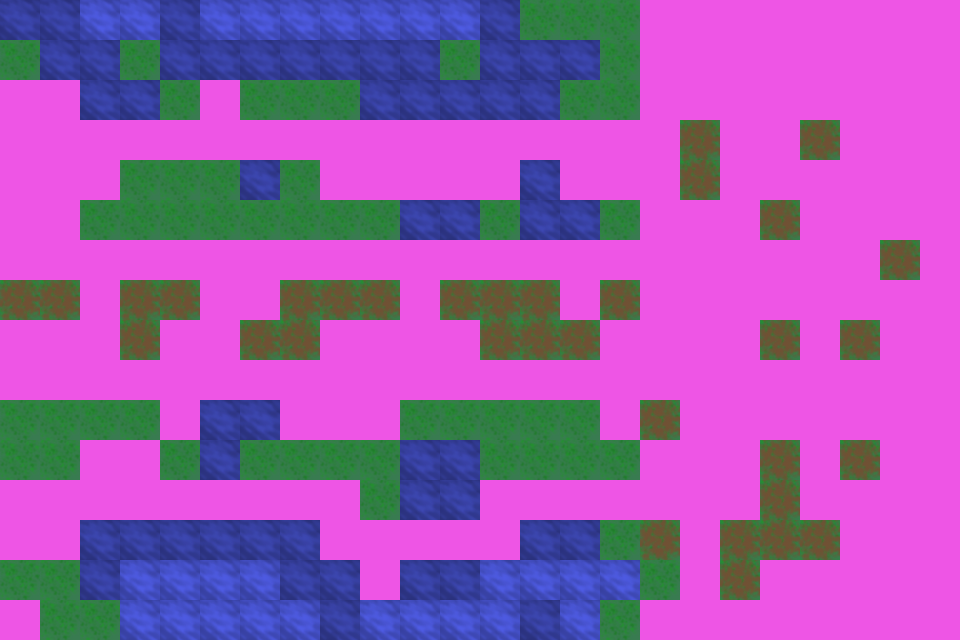

This is a level from a 2D game, rendered from its Tiled map with the project's own tilesets. A one-line summary and the map file follow, with tile-layer data summarised:
An orthogonal 24x16 tile map with 40x40 px tiles, 1 tile layer (Tile Layer 1).

<map version="1.0" orientation="orthogonal" width="24" height="16" tilewidth="40" tileheight="40">
 <tileset firstgid="1" name="tiles" tilewidth="40" tileheight="40" spacing="2" margin="2">
  <image source="tiles.png" />
 </tileset>
 <layer name="Tile Layer 1" width="24" height="16">
  <data>[384 cells, 384 non-empty, 8 distinct tile ids]</data>
 </layer>
</map>